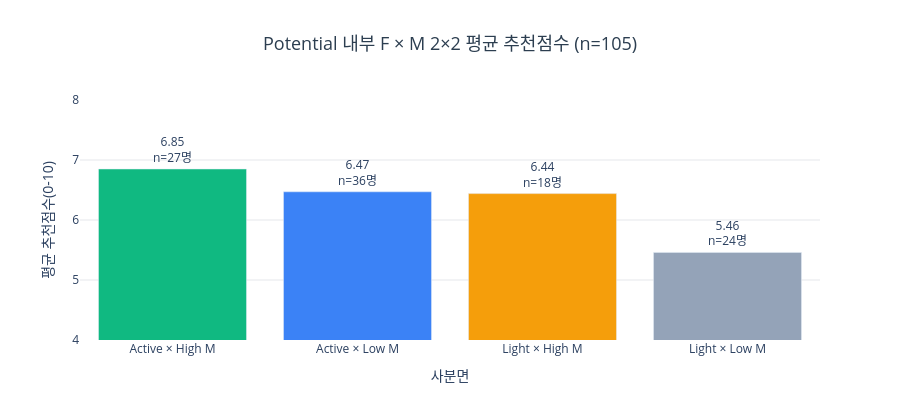

Source (notebook cell):
### Code cell
fig = go.Figure(go.Bar(
    x=SUB_ORDER,
    y=potential_summary['avg_nps'],
    marker_color=QUAD_COLORS,
    text=[f'{nps:.2f}<br>n={int(n)}명' for n, nps in
          zip(potential_summary['n'], potential_summary['avg_nps'])],
    textposition='outside',
))
fig.update_layout(
    title=dict(text=f'Potential 내부 F × M 2×2 평균 추천점수 (n={len(df_potential)})',
               x=0.5, xanchor='center', font=dict(size=18, color='#2c3e50')),
    plot_bgcolor='white', paper_bgcolor='white',
    xaxis=dict(title='사분면'),
    yaxis=dict(gridcolor='#e5e7eb', title='평균 추천점수(0-10)', range=[4, 8]),
    height=420, showlegend=False,
)
fig.show()

### Figure 1 — Plotly figure (JSON) as saved in the notebook; plotly's stock layout.template omitted (floating-point values rounded to 4 significant figures)
{"data": [{"marker": {"color": ["#10B981", "#3B82F6", "#F59E0B", "#94A3B8"]}, "text": ["6.85<br>n=27명", "6.47<br>n=36명", "6.44<br>n=18명", "5.46<br>n=24명"], "textposition": "outside", "type": "bar", "x": ["Active × High M", "Active × Low M", "Light × High M", "Light × Low M"], "y": [6.85, 6.47, 6.44, 5.46]}], "layout": {"height": 420, "paper_bgcolor": "white", "plot_bgcolor": "white", "showlegend": false, "title": {"font": {"color": "#2c3e50", "size": 18}, "text": "Potential 내부 F × M 2×2 평균 추천점수 (n=105)", "x": 0.5, "xanchor": "center"}, "xaxis": {"title": {"text": "사분면"}}, "yaxis": {"gridcolor": "#e5e7eb", "range": [4, 8], "title": {"text": "평균 추천점수(0-10)"}}}}
